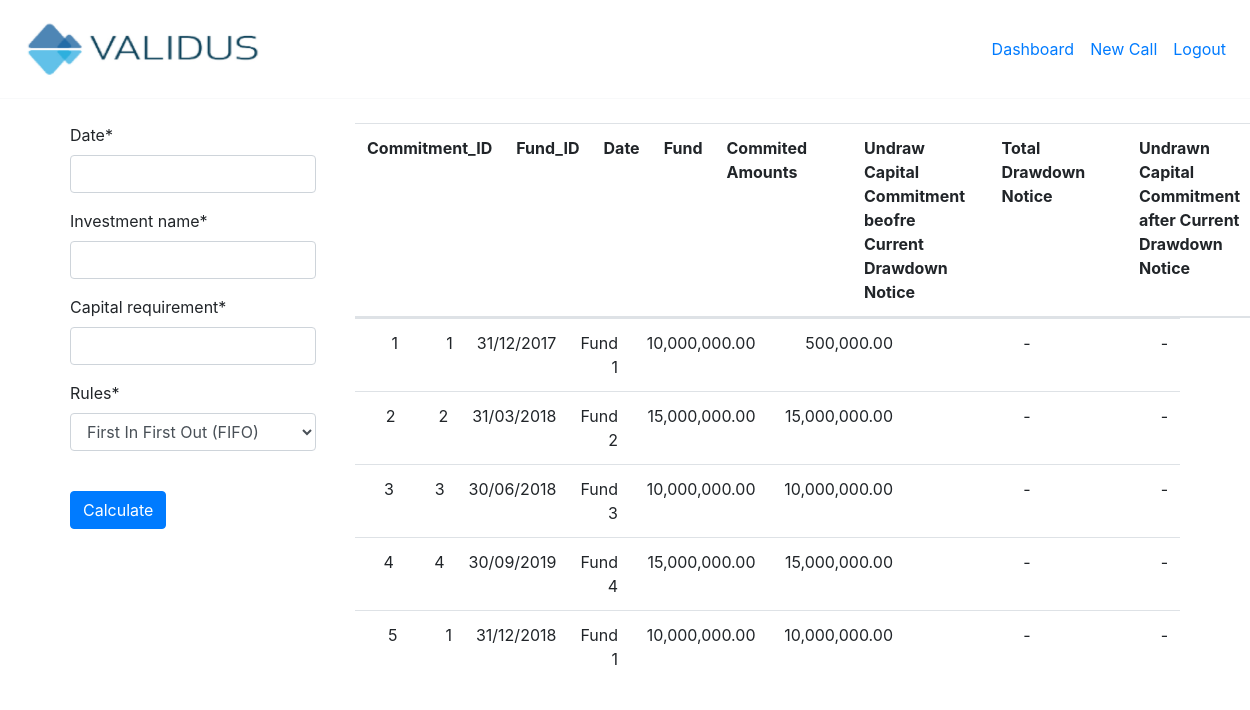
Page /new-call (signed in) on the committed database.
### capital_calls/models.py (models this page shows, shortened)
class Commitment(models.Model):
    fund = models.ForeignKey(
        "Fund", on_delete=models.CASCADE, related_name="commitments"
    )
    date = models.DateField()
    amount = models.DecimalField(
        max_digits=13,
        decimal_places=2,
        validators=[MaxValueValidator(100000000000), MinValueValidator(1)],
    )
    user = models.ForeignKey(settings.AUTH_USER_MODEL,
                             on_delete=models.CASCADE,
                             related_name = 'comitments'
    )
    def get_undraw_capital_amount(self):
        fund_investments_sum = list(self.fund_investments.aggregate(models.Sum('amount')).values()or 0.00)[0]
        if fund_investments_sum:
            undraw_amount =  self.amount - fund_investments_sum
            return undraw_amount
        return self.amount

class Fund(models.Model):
    name = models.CharField(max_length=60)

### capital_calls/views.py (the view, shortened to what this page needs)
# urls.py: path("new-call", views.NewCallView.as_view(), name="new_call"),
class NewCallView(LoginRequiredMixin,generic.CreateView):
    template_name = "capital_calls/new_call.html"
    form_class = CallForm
    model = Call
    def get_context_data(self, *args, **kwargs):
        context = super().get_context_data(*args, **kwargs)
        context["commitments"] = Commitment.objects.filter(user=self.request.user)
        return context

### capital_calls/forms.py
class CallForm(forms.ModelForm):
    RULES_CHOICES = (
        ("fifo", "First In First Out (FIFO)"),
        ("lifo", "Last In Last Out (LIFO)"),
    )
    rules = forms.ChoiceField(choices=RULES_CHOICES)
    class Meta:
        model = Call
        fields = ["date", "investment_name", "capital_requirement"]
    def __init__(self, *args, **kwargs):
        super().__init__(*args, **kwargs)
        self.fields['date'].input_formats = ["%d/%m/%Y"]

### capital_calls/templates/capital_calls/new_call.html (shortened to what this page needs)
{% extends "capital_calls/base.html" %}
{% load crispy_forms_tags %}
{% block content %}
  <div class="row align-justify-left">
    <div class="mt-4 pr-4 col-md-3 col-12">
      <form method="post">
	{{ form|crispy }}
        <br/>
        <button type="button" id="calculate" class="btn btn-primary">Calculate</button>
        <br/>
        <br/>
        <br/>
      </form>
    </div>
    <div class="col-md-9 col-12">
      <table class="table mt-4 drawdown-table">
	<thead>
	  <tr class="d-flex">
	    <th class="col ">Commitment_ID</th>
	    <th class="col">Fund_ID</th>
	    <th class="col">Date</th>
	    <th class="col">Fund</th>
	    <th class="col-2">Commited Amounts</th>
	    <th class="col-2">Undraw Capital Commitment beofre Current Drawdown Notice</th>
	    <th class="col-2">Total Drawdown Notice</th>
	    <th class="col-2">Undrawn Capital Commitment after Current Drawdown Notice</th>
	  </tr>
	</thead>
	<tbody>
	  {% load humanize %}
	  {% for commitment in commitments %}
            <tr class="d-flex text-right">
	      <td class="col">
		{{ commitment.id }}
	      </td>
              <td class="col">{{ commitment.fund.id }}</td>
              <td class="col">{{ commitment.date|date:"d/m/Y" }}</td>
              <td class="col">{{ commitment.fund.name }}</td>
              <td class="col-2">{{ commitment.amount|intcomma }}</td>
              <td class="col-2 undraw-capital-amount">{{ commitment.get_undraw_capital_amount|intcomma }}</td>
              <td class="col-2 total-drawdown-notice">-</td>
              <td class="col-2 undraw-capital-amount-after">-</td>
	    </tr>
	  {% endfor %}
	</tbody>
      </table>
    </div>
  </div>
{% endblock %}

### capital_calls/static/capital_calls/css/style.css (style rules this page uses)
body { background-color: ##f8f9fa; }

### rows in the picture
Commitment: id "1", fund.id "1", date "31/12/2017", fund.name "Fund 1", amount "10,000,000.00", get_undraw_capital_amount "500,000.00"
Commitment: id "2", fund.id "2", date "31/03/2018", fund.name "Fund 2", amount "15,000,000.00", get_undraw_capital_amount "15,000,000.00"
Commitment: id "3", fund.id "3", date "30/06/2018", fund.name "Fund 3", amount "10,000,000.00", get_undraw_capital_amount "10,000,000.00"
Commitment: id "4", fund.id "4", date "30/09/2019", fund.name "Fund 4", amount "15,000,000.00", get_undraw_capital_amount "15,000,000.00"
Commitment: id "5", fund.id "1", date "31/12/2018", fund.name "Fund 1", amount "10,000,000.00", get_undraw_capital_amount "10,000,000.00"
